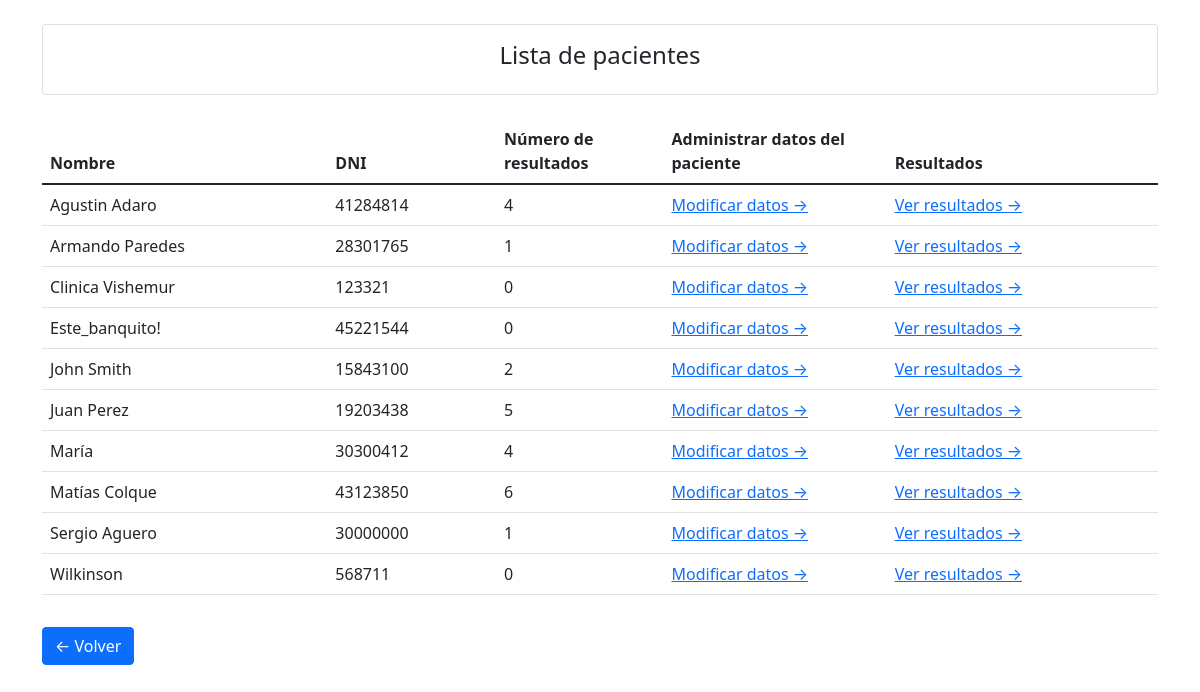
Page /admin/pacientes (signed in) on the committed database.
### tables this page shows
CREATE TABLE "patient" (
	"id"	INTEGER,
	"name"	TEXT,
	"dni"	INTEGER,
	"password"	TEXT,
	PRIMARY KEY("id")
);

### main.py (the view)
@app.route('/admin/pacientes')
def show_list_of_patients():
    check_admin_privilages()
    patients = db_handler.get_patients()
    return render_template('admin_list_patients.html', patients=patients)

### db_handler.py (called while the page is built)
def get_patients():
    conn = sqlite3.connect(db_file)
    cur = conn.cursor()
    sql = "select patient.id, patient.name, patient.dni, count(result.id_patient) FROM patient LEFT JOIN result ON patient.id = result.id_patient GROUP BY patient.id ORDER BY patient.name"
    cur.execute(sql)
    rows = cur.fetchall()
    conn.close()
    patients = []
    if rows:
        for patient in rows:
            print(patient)
            patient = Patient(
                id=patient[0], name=patient[1], dni=patient[2], number_of_results=patient[3])
            patients.append(patient)
        return patients

### main.py (called while the page is built)
def check_admin_privilages():
    if 'admin' not in session or not session['admin']:
        abort(403)

### templates/admin_list_patients.html (shortened to what this page needs)
<!DOCTYPE html>
<html lang="en">
<head>
    <link href="https://cdn.jsdelivr.net/npm/bootstrap@5.1.3/dist/css/bootstrap.min.css" rel="stylesheet"
>
</head>
<body>
    <div class="container">
        <div class="card my-4">
            <div class="card-body">
                <h4 style="text-align: center;" class="card-title">Lista de pacientes</h4>
            </div>
        </div>
        <table class="table">
            <thead>
                <tr>
                    <th scope="col">Nombre</th>
                    <th scope="col">DNI</th>
                    <th scope="col" style="width: 15%;">Número de resultados</th>
                    <th scope="col" style="width: 20%;">Administrar datos del paciente</th>
                    <th scope="col">Resultados</th>
                </tr>
            </thead>
            <tbody>
                {% if patients %}
                {% for patient in patients %}
                <tr>
                    <td>{{ patient.name }}</td>
                    <td>{{ patient.dni }}</td>
                    <td>{{ patient.number_of_results }}</td>
                    <td><a href="{{ url_for('modify_patient', id=patient.id) }}">Modificar datos &rarr;</a></td>
                    <td><a href="{{ url_for('show_patient_results_admin', id=patient.id) }}" >Ver resultados &rarr;</a></td>
                </tr>
                {% endfor %}
                {% endif %}
            </tbody>
        </table>
        <a class="btn btn-primary my-3" href="{{ url_for('admin_main') }}">&larr; Volver</a>
    </div>
</body>
</html>

### rows in the picture
patient: name "Agustin Adaro", dni "41284814", number_of_results "4"
patient: name "Armando Paredes", dni "28301765", number_of_results "1"
patient: name "Clinica Vishemur", dni "123321", number_of_results "0"
patient: name "Este_banquito!", dni "45221544", number_of_results "0"
patient: name "John Smith", dni "15843100", number_of_results "2"
patient: name "Juan Perez", dni "19203438", number_of_results "5"
patient: name "María", dni "30300412", number_of_results "4"
patient: name "Matías Colque", dni "43123850", number_of_results "6"
patient: name "Sergio Aguero", dni "30000000", number_of_results "1"
patient: name "Wilkinson", dni "568711", number_of_results "0"
